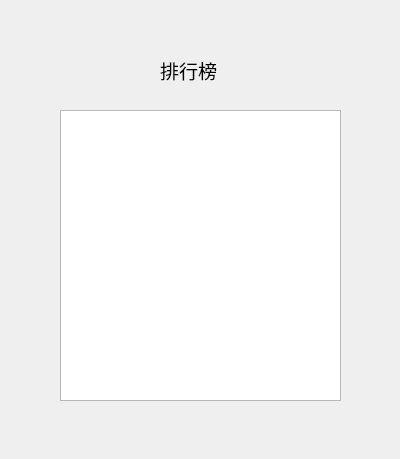
<?xml version="1.0" encoding="UTF-8"?>
<ui version="4.0">
 <class>CRankDlg</class>
 <widget class="QDialog" name="CRankDlg">
  <property name="geometry">
   <rect>
    <x>0</x>
    <y>0</y>
    <width>400</width>
    <height>459</height>
   </rect>
  </property>
  <property name="windowTitle">
   <string>Dialog</string>
  </property>
  <widget class="QTableView" name="tableView">
   <property name="geometry">
    <rect>
     <x>60</x>
     <y>110</y>
     <width>281</width>
     <height>291</height>
    </rect>
   </property>
  </widget>
  <widget class="QLabel" name="label">
   <property name="geometry">
    <rect>
     <x>160</x>
     <y>50</y>
     <width>71</width>
     <height>41</height>
    </rect>
   </property>
   <property name="font">
    <font>
     <family>Adobe Devanagari</family>
     <pointsize>14</pointsize>
    </font>
   </property>
   <property name="text">
    <string>排行榜</string>
   </property>
  </widget>
 </widget>
 <resources/>
 <connections/>
</ui>
